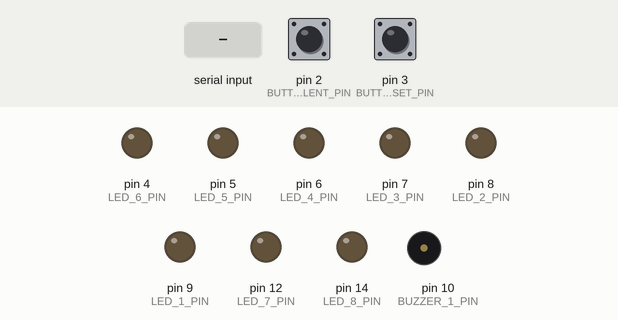
The sketch below on a simulated Arduino Uno, built with avr-gcc and run on an emulated ATmega328P. Shown: output pins drawn as LEDs (lit = HIGH), buzzer (waves = sounding). The inputs (shaded band) are chosen by the test bench; at power-on: pin 2 (BUTTONSILENT_PIN) LOW, pin 3 (BUTTONRESET_PIN) LOW. What the sketch prints to the serial monitor is not drawn.

Above: at 1.2 s.
1.3 s: "<90,45>" received over the second serial link
At 1.7 s:
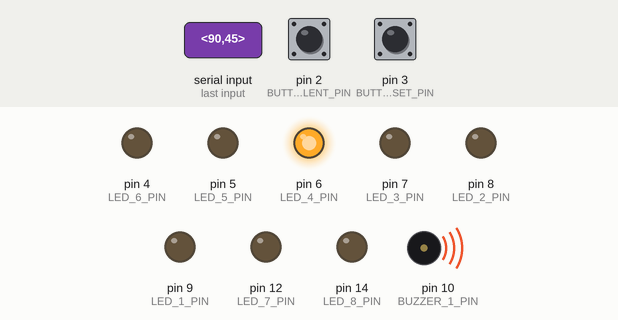
4.3 s: pin 2 (BUTTONSILENT_PIN) pulled HIGH for 0.15 s
7.4 s: pin 3 (BUTTONRESET_PIN) pulled HIGH for 0.15 s
At 7.9 s:
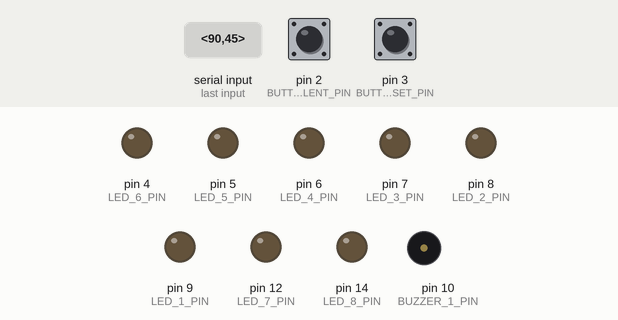
9.0 s: "<,>" received over the second serial link
12.0 s: "<90>" received over the second serial link
15.0 s: pin 2 (BUTTONSILENT_PIN) pulled HIGH for 1 s
At 15.6 s:
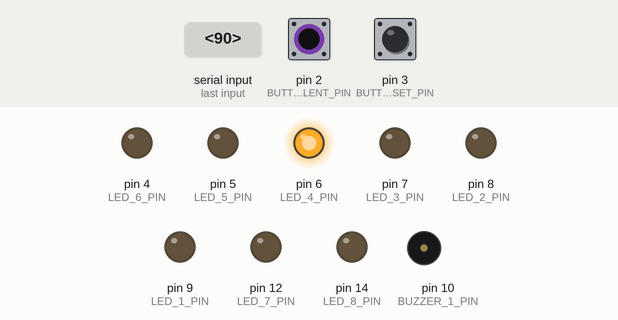
Timing chart, 0 to 20.0 s (numbered marks = the images above; inputs shaded):
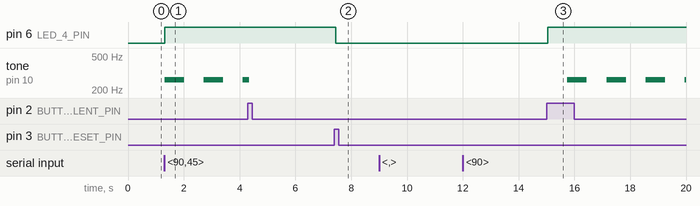

Measured:
- after the input at 1.3 s, pin 6 (LED_4_PIN): LOW → HIGH at once; tone on pin 10 (BUZZER_1_PIN): alternates 262 Hz for 0.70 s and silent for 0.70 s, starting at once
- after the input at 7.4 s, pin 6 (LED_4_PIN): HIGH → LOW after 0.05 s
- after the input at 15.0 s, pin 6 (LED_4_PIN): LOW → HIGH after 0.05 s; tone on pin 10 (BUZZER_1_PIN): alternates 262 Hz for 0.70 s and silent for 0.70 s, starting after 0.75 s

The sketch:

alarm_oop.ino
```cpp
#include "Led.h"
#include "Button.h"
#include "Buzzer.h"
#include <SoftwareSerial.h>

#define LED_1_PIN 9
#define LED_2_PIN 8
#define LED_3_PIN 7
#define LED_4_PIN 6
#define LED_5_PIN 5
#define LED_6_PIN 4
#define LED_7_PIN 12
#define LED_8_PIN 14 //D14 = A0

#define BUZZER_1_PIN 10
#define BUTTONSILENT_PIN 2
#define BUTTONRESET_PIN 3

Led led1(LED_1_PIN);
Led led2(LED_2_PIN);
Led led3(LED_3_PIN);
Led led4(LED_4_PIN);
Led led5(LED_5_PIN);
Led led6(LED_6_PIN);
Led led7(LED_7_PIN);
Led led8(LED_8_PIN);

Button buttonSilent (BUTTONSILENT_PIN);
Button buttonReset (BUTTONRESET_PIN);
Buzzer buzzer1 (BUZZER_1_PIN);
Buzzer buzzer2 (BUZZER_1_PIN);
Buzzer buzzer3 (BUZZER_1_PIN);

//Serial communication
SoftwareSerial SerialFrMega(11,12); // RX, TX

//silent button variables
bool previousSilentState = true;
bool currentSilentState = true;

bool isEverOn = false;
bool updated = false;

/*Define array of alarm triggers
alarmzz[0] = High pressure exceeded PIP (HIGH)
alarmzz[1] = Pressure too low (HIGH)
alarmzz[2] = Patient is fighting (HIGH)
alarmzz[3] = Overcurrent fault (HIGH)
alarmzz[4] = Sporious breath (MEDIUM)
alarmzz[5] = Overtidal volume (MEDIUM)
alarmzz[6] = Low PEEP (MEDIUM)
alarmzz[7] = Low/Oversupply of Oxygen (LOW)
*/
byte alarmzz[] = {0,0,0,0,0,0,0,0,0};
String lastData = "<0,0,0,0,0,0,0,0,0>";

void setup() {
  Serial.begin(115200);
  SerialFrMega.begin(115200);
}


void loop() {

  updateAllGlobalVars();

  buzzer1.interval = 100;
  buzzer2.interval = 300;
  buzzer3.interval = 700;
  bool silentReading = buttonSilent.isPressed();


//Silent Button Toggle
  if(silentReading && !previousSilentState){
    if(currentSilentState){
      currentSilentState = false;
      }
    else{
      currentSilentState = true;
      }
    }
  previousSilentState = silentReading;


//Set of alarm decisions of high priority
//  if(alarmzz[0] && currentSilentState){
//      isEverOn = true;
//      led1.on();
//      buzzer1.on();
//  }
//  if(alarmzz[1] && currentSilentState){
//      isEverOn = true;
//      led2.on();
//      buzzer1.on();
//  }
  //else if(alarmzz[2] && currentSilentState){
  //    isEverOn = true;
  //    led3.on();
  //    buzzer1.on();
//  }
  //else if(alarmzz[3] && currentSilentState){
  //    isEverOn = true;
  //    led4.on();
  //    buzzer1.on();
//  }
//  else{
//      buzzer1.off();
//      Serial.println("Alarm Silent");
//      }

//Set of alarm decisions of medium priority
//  if(alarmzz[4] && currentSilentState){
//      isEverOn = true;
//      led3.on();
//      buzzer2.on();
//  }
//  else if(alarmzz[5] && currentSilentState){
//      isEverOn = true;
//      led6.on();
//      buzzer2.on();
//  }
//  else if(alarmzz[6] && currentSilentState){
//      isEverOn = true;
//      led7.on();
//      buzzer2.on();
//  }
//  else{
//      buzzer2.off();
//      Serial.println("Alarm Silent");
//      }

//Set of alarm decisions of low priority
  if(alarmzz[7] && currentSilentState){
      isEverOn = true;
      led4.on();
      buzzer3.on();
  }
  else{
      buzzer3.off();
      Serial.println("Alarm Silent");
      }


//save alarm check state ON unless reset button is pressed (or under other unspecified circumstances)
if(isEverOn){
  int i = 0;
  for(i = 0; i <= 7; i++){
  alarmzz[i] = true;}
  }

//Reset the Alarm
  if(buttonReset.isPressed()){
    int i;
      for (i = 0; i <= 7; i++){
        alarmzz[i] = false;
        }
    led1.off();
    led2.off();
    led3.off();
    led4.off();
    led5.off();
    led6.off();
    led7.off();
    led8.off();
    isEverOn = false;
    Serial.println("Alarm Reset");
    }
}
void updateAllGlobalVars(){
  String received = listeningMega();
  if(!updated) {
    Serial.print("Received: ");
    Serial.println(received);
    Serial.flush();

    int indexStart = 0;
    int indexEnd = 0;

    for(int i = 0; i<9; i++) {
      indexEnd = received.indexOf(",", indexStart);
      alarmzz[i] = received.substring(indexStart, indexEnd).toInt();
      indexStart = indexEnd+1;
      //    Serial.println(String(i) + ": " + bufferq[i]);
    }

    String msg = "<";
    msg = msg + String(alarmzz[0]);
    for(int i = 1;i<9;i++) {msg = msg + "," + String(alarmzz[i]);}
    msg = msg + ">";
    Serial.println(msg);


    updated = true;
  }
}

//// Update Buffer from serial
String listeningMega(){
  bool quit = false;
  String seriesData = "";

//  Serial.println(F("Waiting data from Mega...")); Serial.flush();
  while (!quit) {
    if (SerialFrMega.available() > 0) {
      updated = false;
      char x = SerialFrMega.read();
      if (x == '>') {
        seriesData += x;
        quit = true;
      } else {
        if (x == '<') {seriesData = "";}
        seriesData += x;
      }
    } else {
      seriesData = lastData;
      quit = true;
    }
  }
  lastData = seriesData;

  //!! Dummy Data !!
//  seriesData = "<1,0,0,350,2,14,0>";

//  String seriesData2 = ;

  return seriesData.substring(1,seriesData.length()-1);
}
```

Button.cpp
```cpp
#include "Button.h"
Button::Button(byte pin) {
  this->pin = pin;
  lastReading = LOW;
  init();
}
void Button::init() {
  pinMode(pin, INPUT);
  update();
}
void Button::update() {
    //handle decode
    byte newReading = digitalRead(pin);

    if (newReading != lastReading) {
      lastDebounceTime = millis();
    }
    if (millis() - lastDebounceTime > debounceDelay) {
      // Update the 'state' attribute only if debounce is checked
      state = newReading;
    }
    lastReading = newReading;
}
byte Button::getState() {
  update();
  return state;
}
bool Button::isPressed() {
  return (getState() == HIGH);
}
```

Button.h
```cpp
#ifndef MY_BUTTON_H
#define MY_BUTTON_H
#include <Arduino.h>
class Button {

  private:
    byte pin;
    byte state;
    byte lastReading;
    unsigned long lastDebounceTime = 0;
    unsigned long debounceDelay = 50;

  public:
    Button(byte pin);
    void init();
    void update();
    byte getState();
    bool isPressed();
};
#endif
```

Buzzer.cpp
```cpp
#include "Buzzer.h"

Buzzer::Buzzer(byte pin){
      this->pin = pin;
      init();
      }
void Buzzer::init(){
      pinMode(pin, OUTPUT);
      }
void Buzzer::on(){
      unsigned long currentMillis = millis();
      if(currentMillis - previousMillis >= interval){
        previousMillis = currentMillis;

        if (state == LOW){
            state = HIGH;
            tone(pin, 262);
          } else {
            state = LOW;
            noTone(pin);
            }
        }
      }
void Buzzer::off(){
      noTone(pin);
      }
```

Buzzer.h
```cpp
#ifndef MY_BUZZER_H
#define MY_BUZZER_H

#include <Arduino.h>

class Buzzer{
  private:
    byte pin;
    byte state;
    unsigned long previousMillis = 0;
  public:
    int interval;
    Buzzer(byte pin);
    void init();
    void on();
    void off();
  };

#endif
```

Led.cpp
```cpp
#include "Led.h"

Led::Led(byte pin){
  this->pin = pin;
  init();
}

void Led::init(){
  pinMode(pin, OUTPUT);
  off();
}

void Led::on() {
  digitalWrite(pin, HIGH);
}
void Led::off() {
  digitalWrite(pin, LOW);
}
```

Led.h
```cpp
#ifndef MY_LED_H
#define MY_LED_H

#include <Arduino.h>

class Led {
  private:
    byte pin;
  public:
    Led(byte pin);
    void init();
    void on();
    void off();
  };


#endif
```
